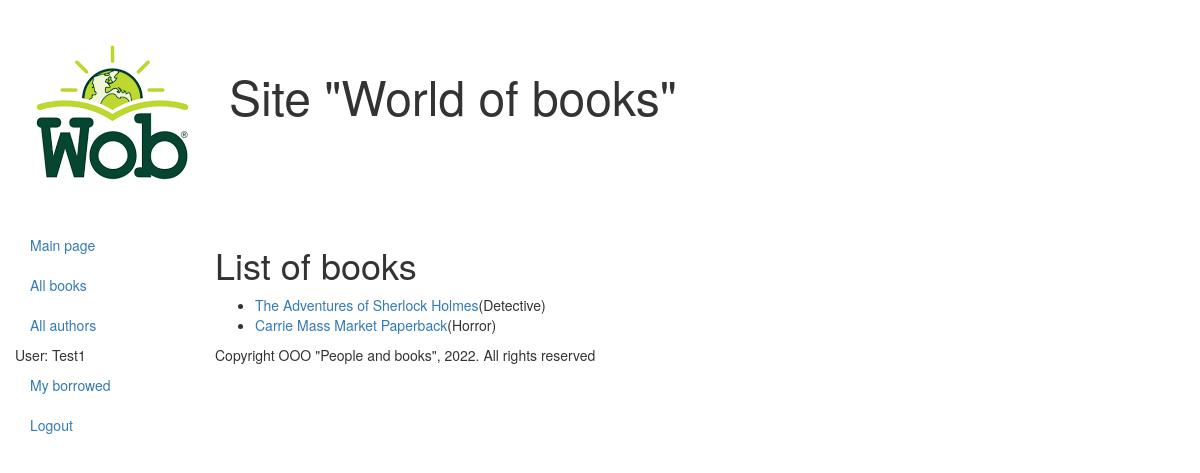
/books/ (signed in), run on the app's committed database.
### catalog/models.py (models this page shows, shortened)
class Book(models.Model):
    title = models.CharField(max_length=200,
                             help_text="Enter a book name",
                             verbose_name="Book name")
    genre = models.ForeignKey('Genre',
                              on_delete=models.CASCADE,
                              help_text="Enter a book genre",
                              verbose_name="Book genre", null=True)
    language = models.ForeignKey('Language',
                                 on_delete=models.CASCADE,
                                 help_text="Enter a book language",
                                 verbose_name="Book language", null=True)
    author = models.ManyToManyField('Author',
                                    help_text="Enter author",
                                    verbose_name="Book author")
    summary = models.TextField(max_length=1000,
                               help_text="Enter description of this book",
                               verbose_name='Book summary')
    isbn = models.CharField(max_length=13,
                            help_text="Must be 13 symbols in length")
    def display_author(self):
        return ', '.join([author.last_name for author in self.author.all()])
    display_author.short_description = 'Authors'
    def get_absolute_url(self):
        return reverse('book-detail', args=[str(self.id)])

class Genre(models.Model):
    name = models.CharField(max_length=200, help_text="Enter a book genre", verbose_name="Book genre")
    def __str__(self):
        return self.name

### catalog/views.py (the view)
# urls.py: re_path(r'^books/$', views.BookListView.as_view(), name='books'),
class BookListView(generic.ListView):
    model = Book
    paginate_by = 3

### catalog/templates/catalog/book_list.html
{% extends "base_generic.html" %}
{% block content %}
    <h1>List of books</h1>
    {% if book_list %}
    <ul>
        {% for book in book_list %}
        <li>
            <a href="{{ book.get_absolute_url }}">{{ book.title }}</a>({{ book.genre }})
        </li>
        {% endfor %}
    </ul>
    {% else %}
    <p>Databaase has no books</p>
    {% endif %}
{% endblock %}

### catalog/templates/base_generic.html (shortened to what this page needs)
<!DOCTYPE html>
<html lang="en">
<head>
    <link rel="stylesheet" href="https://maxcdn.bootstrapcdn.com/bootstrap/3.3.7/css/bootstrap.min.css">
    {% load static %}
    <link rel="stylesheet" href="{% static 'css/styles.css' %}">
    {% block head %}
    <img src="{% static 'images/logotip.png' %}"
    style="width:lOOpx; height:lOOpx;" align="absmiddle">
    <font size=7, соlоr="blue">Site "World of books"</font>
    {% endblock %}
</head>
<body>
    <div class="container-fluid">
            <div class="row">
                {% block sidebar %}
                     <div class="col-sm-3 col-md-2 sidebar">
                          <ul class="nav nav-sidebar">
                              <li><a href="{% url 'index' %}">Main page</a></li>
                              <li><a href="{% url 'books' %}">All books</a></li>
                              <li><a href="{% url 'authors' %}">All authors</a></li>
                              {% if user.is_authenticated %}
                                  <li>User: {{ user.get_username }}</li>
                                  <li><a href="{% url 'my-borrowed' %}">My borrowed</a></li>
                                  <li><a href="{% url 'logout' %}?next={{request.path}}">Logout</a></li>
                              {% else %}
                                <li><a href="{% url 'login' %}?next={{request.path}}">Login</a></li>
                              {% endif %}
                          </ul>
                     </div>
                {% endblock %}
                <div class="col-sm-10 ">
                    {% block content %}{% endblock %}
                    {% block footer %}
                        {% block copyright %}
                        <p>Copyright OOO "People and books", 2022. All rights reserved</p>
                        {% endblock %}
                    {% endblock %}
                </div>
        </div>
    </div>
</body>
</html>

### data on the page
Book: title "The Adventures of Sherlock Holmes", genre "Detective"
Book: title "Carrie Mass Market Paperback", genre "Horror"

### other printed values
{{ user.get_username }} "Test1"
